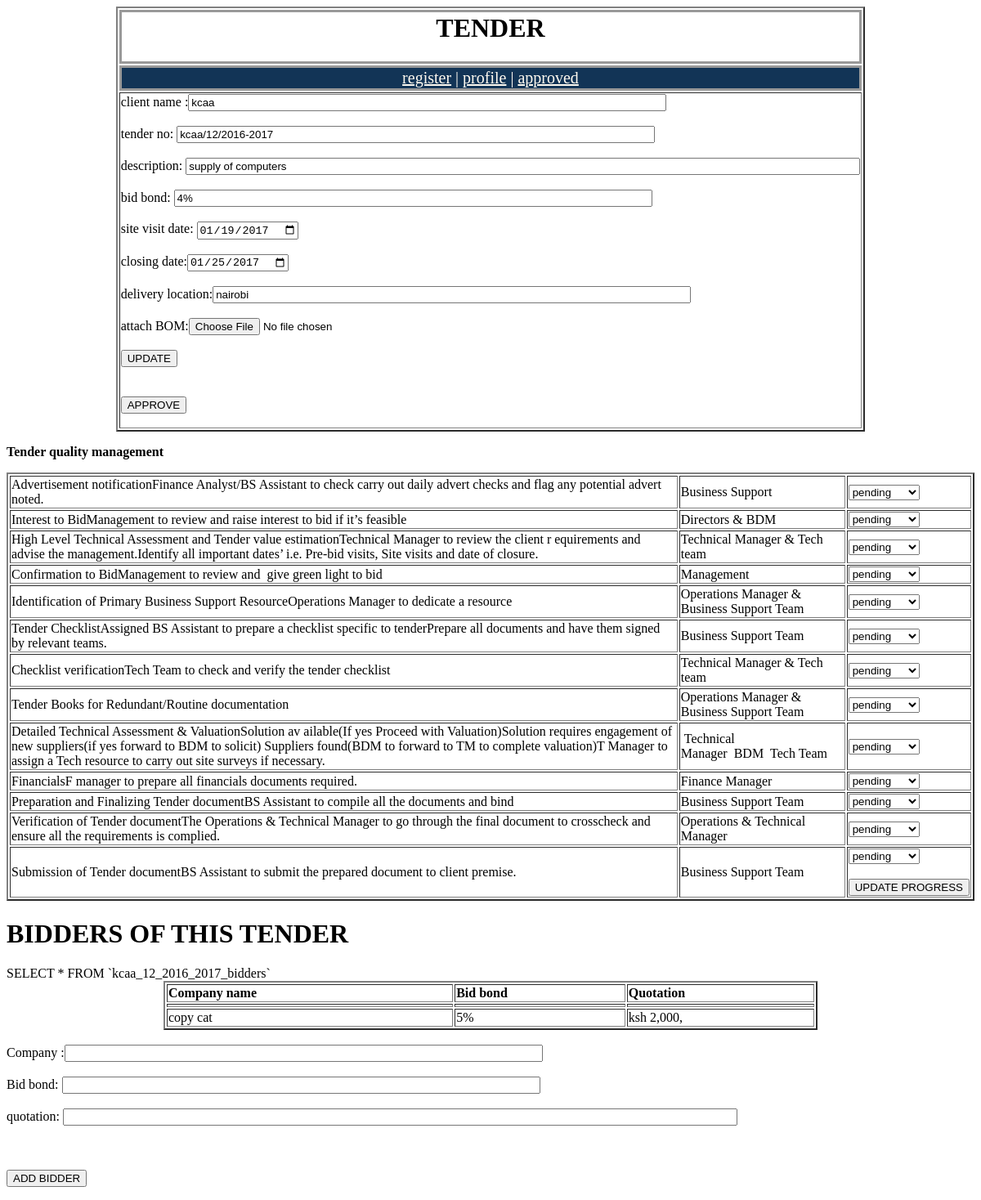
Page /pagethread.php?tenderno=kcaa/12/2016-2017 on the committed database.
### tables this page shows
CREATE TABLE IF NOT EXISTS `tender` (
  `ID` int(7) NOT NULL AUTO_INCREMENT,
  `week` int(11) NOT NULL,
  `client_name` varchar(200) NOT NULL,
  `tender_no` varchar(100) NOT NULL,
  `description` varchar(500) NOT NULL,
  `bid_bond` varchar(20) NOT NULL,
  `site_visit_date` date NOT NULL,
  `closing_date` date NOT NULL,
  `delivery_location` varchar(100) DEFAULT NULL,
  `font_color` varchar(10) DEFAULT NULL,
  `progress` varchar(100) NOT NULL,
  `bom` varchar(100) NOT NULL,
  UNIQUE KEY `id` (`ID`)
);

CREATE TABLE IF NOT EXISTS `kcaa_12_2016_2017` (
  `ID` int(1) DEFAULT NULL,
  `COL1` varchar(10) DEFAULT NULL,
  `COL2` varchar(10) DEFAULT NULL,
  `COL3` varchar(10) DEFAULT NULL,
  `COL4` varchar(10) DEFAULT NULL,
  `COL5` varchar(10) DEFAULT NULL,
  `COL6` varchar(10) DEFAULT NULL,
  `COL7` varchar(10) DEFAULT NULL,
  `COL8` varchar(10) DEFAULT NULL,
  `COL9` varchar(10) DEFAULT NULL,
  `COL10` varchar(10) DEFAULT NULL,
  `COL11` varchar(10) DEFAULT NULL,
  `COL12` varchar(10) DEFAULT NULL,
  `COL13` varchar(10) DEFAULT NULL
);

CREATE TABLE IF NOT EXISTS `kcaa_12_2016_2017_bidders` (
  `ID` int(7) NOT NULL AUTO_INCREMENT,
  `company` varchar(10) DEFAULT NULL,
  `bid_bond` varchar(10) DEFAULT NULL,
  `quotation` varchar(10) DEFAULT NULL,
  UNIQUE KEY `id` (`ID`)
);

### pagethread.php (the view, shortened to what this page needs)
<html>
<head>
<link rel="stylesheet" href="franc.css" style="text/css">
</head>
<body>
<table align="center" border='2'>
<tr>
<td id='link'><h1>TENDER</h1></td></tr>
<tr><td id='link2'><a href='index.php'>register</a> |  <a href='profile.php'>profile</a> |  <a href='approved.php'>approved</a></td></tr>
<tr><td>
<?php
if ($_SERVER['REQUEST_METHOD'] == 'GET') {
	$tenderno='';
	if (isset($_GET['tenderno'])) {
		$tenderno= $_GET['tenderno'];
	}
}
$user_name = "root";
	$password = "";
	$database = "konvergenz";
	$server = "127.0.0.1";
		$db_handle = mysql_connect($server, $user_name, $password);
	$db_found = mysql_select_db($database, $db_handle);
	if ($db_found) {
	$SQL="SELECT * FROM  tender where tender_no='$tenderno' ";
	$result=mysql_query($SQL);
	 $rows=mysql_num_rows($result);
	if ($rows==0)
		{
		print "Tender number not found";
		}
		else{
		while ($db_field = mysql_fetch_assoc($result)) {
			$client_name=$db_field['client_name'];
			$tender_no=$db_field['tender_no'];;
			$description=$db_field['description'];
			$bid_bond=$db_field['bid_bond'];
			$site_visit_date=$db_field['site_visit_date'];
			$closing_date=$db_field['closing_date'];
			$delivery_location=$db_field['delivery_location'];
					}
		}
	}
?>
				<form name='form1' method='POST' action='profile.php' enctype='multipart/form-data'>
				client name :<input type='text' name='client_name' value="<?php print $client_name?>" size=70><BR><BR>
				tender no: <input type='text' name='tender_no' value="<?php print $tender_no?>" size=70><BR><BR>
				description: <input type='text' name='description' value="<?php print $description?>" size=100><BR><BR>
				bid bond: <input type='text' name='bid_bond' value="<?php print $bid_bond?>" size=70><BR><BR>
				site visit date: <input type="date" name='site_visit_date' value="<?php print $site_visit_date?>" size=70><BR><BR>
				closing date:<input type="date" name='closing_date' value="<?php print $closing_date?>" size=70><BR><BR>
				delivery location:<input type='text' name='delivery_location' value="<?php print $delivery_location?>" size=70><BR><BR>
				attach BOM:<input type='file'name='mFile'id='mFile' />
				<br><br><INPUT TYPE = 'Submit' Name = 'submit1'  VALUE = 'UPDATE'><br>
				<br><br><INPUT TYPE = 'Submit' Name = 'submit2'  VALUE = 'APPROVE'><br>
				</form>
</td></tr></table>
<?php
	$user_name = "root";
	$password = "";
	$database = "konvergenz";
	$server = "127.0.0.1";
		$db_handle = mysql_connect($server, $user_name, $password);
	$db_found = mysql_select_db($database, $db_handle);
	$tender_no=strtolower(str_replace("/","_",$tender_no));
	$tender_no=strtolower(str_replace("-","_",$tender_no));
	if ($db_found) {
	$SQL1="SELECT * FROM  `$tender_no` WHERE ID = 1 ";
	 $result9=mysql_query($SQL1);
	 while ($db_field = mysql_fetch_assoc($result9)) {
			$COL1=$db_field['COL1'];
			$COL2=$db_field['COL2'];
			$COL3=$db_field['COL3'];
			$COL4=$db_field['COL4'];
			$COL5=$db_field['COL5'];
			$COL6=$db_field['COL6'];
			$COL7=$db_field['COL7'];
			$COL8=$db_field['COL8'];
			$COL9=$db_field['COL9'];
			$COL10=$db_field['COL10'];
			$COL11=$db_field['COL11'];
			$COL12=$db_field['COL12'];
			$COL13=$db_field['COL13'];
					}
	}
?>
<p><b>Tender quality management</b></p>
				<form name='form1' method='POST' action='profile.php'>
				<table border=2>
<tr><td>Advertisement notificationFinance Analyst/BS Assistant to check carry out daily advert checks and flag any potential advert noted.<td>Business Support
					<td><select name='COL1'>
	<option value='Pending'>Pending</option><option value='Completed'>Completed</option> <option value="<?php print $COL1 ?>" selected><?php print $COL1 ?></option>
</select>
<tr><td>Interest to BidManagement to review and raise interest to bid if it’s feasible<td>Directors & BDM
					<td><select name='COL2'>
	<option value='Pending'>Pending</option><option value='Completed'>Completed</option><option value="<?php print $COL2 ?>" selected><?php print $COL2 ?></option>
</select>
<tr><td>High Level Technical Assessment and Tender value estimationTechnical Manager to review the client r
equirements and advise the management.Identify all important dates’ i.e. Pre-bid visits, Site visits and date of closure.<td>Technical Manager & Tech team
					<td><select name='COL3'>
	<option value='Pending'>Pending</option><option value='Completed'>Completed</option><option value="<?php print $COL3 ?>" selected><?php print $COL3 ?></option>
</select>
<tr><td>Confirmation to BidManagement to review and  give green light to bid<td>Management
					<td><select name='COL4'>
	<option value='Pending'>Pending</option><option value='Completed'>Completed</option><option value="<?php print $COL4 ?>" selected><?php print $COL4 ?></option>
</select>
<tr><td>Identification of Primary Business Support ResourceOperations Manager to dedicate a resource<td>Operations Manager & Business Support Team
					<td><select name='COL5'>
	<option value='Pending'>Pending</option><option value='Completed'>Completed</option><option value="<?php print $COL5 ?>" selected><?php print $COL5 ?></option>
</select>
<tr><td>Tender ChecklistAssigned BS Assistant to prepare a checklist specific to tenderPrepare all documents and have them signed by relevant teams.<td>Business Support Team
					<td><select name='COL6'>
	<option value='Pending'>Pending</option><option value='Completed'>Completed</option><option value="<?php print $COL6 ?>" selected><?php print $COL6 ?></option>
</select>
<tr><td>Checklist verificationTech Team to check and verify the tender checklist<td>Technical Manager & Tech team
					<td><select name='COL7'>
	<option value='Pending'>Pending</option><option value='Completed'>Completed</option><option value="<?php print $COL7 ?>" selected><?php print $COL7 ?></option>
</select>
<tr><td>Tender Books for Redundant/Routine documentation<td>Operations Manager & Business Support Team
					<td><select name='COL8'>
	<option value='Pending'>Pending</option><option value='Completed'>Completed</option><option value="<?php print $COL8 ?>" selected><?php print $COL8 ?></option>
</select>
<tr><td>Detailed Technical Assessment & ValuationSolution av
ailable(If yes Proceed with Valuation)Solution requires engagement of new
suppliers(if yes forward to BDM to solicit) Suppliers found(BDM to forward to TM to complete valuation)T Manager to assign a Tech resource to carry out site surveys if necessary.<td> Technical Manager  BDM  Tech Team
					<td><select name='COL9'>
	<option value='Pending'>Pending</option><option value='Completed'>Completed</option><option value="<?php print $COL9 ?>" selected><?php print $COL9 ?></option>
</select>
<tr><td>FinancialsF manager to prepare all financials documents required.<td>Finance Manager
					<td><select name='COL10'>
	<option value='Pending'>Pending</option><option value='Completed'>Completed</option><option value="<?php print $COL10 ?>" selected><?php print $COL10 ?></option>
</select>
<tr><td>Preparation and Finalizing Tender documentBS Assistant to compile all the documents and bind<td>Business Support Team
					<td><select name='COL11'>
	<option value='Pending'>Pending</option><option value='Completed'>Completed</option><option value="<?php print $COL11 ?>" selected><?php print $COL11 ?></option>
</select>
<tr><td>Verification of Tender documentThe Operations & Technical Manager to go through the final document to crosscheck and ensure all the requirements is complied.<td>Operations & Technical Manager
					<td><select name='COL12'>
	<option value='Pending'>Pending</option><option value='Completed'>Completed</option><option value="<?php print $COL12 ?>" selected><?php print $COL12 ?></option>
</select>
<tr><td>Submission of Tender documentBS Assistant to submit the prepared document to client premise.<td>Business Support Team
					<td><select name='COL13'>
	<option value='Pending'>Pending</option><option value='Completed'>Completed</option><option value="<?php print $COL13 ?>" selected><?php print $COL13 ?></option>
</select>
				<br><br><INPUT TYPE = 'Submit' Name = 'submit3'  VALUE = 'UPDATE PROGRESS'><br>
				</form>
<h1> BIDDERS OF THIS TENDER</H1>
<?php
	$user_name = "root";
	$password = "";
	$database = "konvergenz";
	$server = "127.0.0.1";
		$db_handle = mysql_connect($server, $user_name, $password);
	$db_found = mysql_select_db($database, $db_handle);
	$tender_no=strtolower(str_replace("/","_",$tender_no));
	$tender_no=strtolower(str_replace("-","_",$tender_no));
	$tender_no_bidders=$tender_no."_bidders";
	if ($db_found) {
  PRINT $SQL="SELECT * FROM  `$tender_no_bidders` ";
	$result=mysql_query($SQL);
		print "<table border=2 width=800 align=center>";
		PRINT "<tr><td><b>Company name<td><b>Bid bond<td><b>Quotation</b>";
		while ($db_field = mysql_fetch_assoc($result)) {
			print "<tr><td>".$company=$db_field['company'];
			print "<Td>".$bid_bond=$db_field['bid_bond'];
			print "<td>".$quotation=$db_field['quotation'];
		}
		print "</table>";
		}
?>
<Br>
<form name='form1' method='POST' action='profile.php'>
				Company :<input type='text' name='company' value="" size=70><BR><BR>
				Bid bond: <input type='text' name='bid_bond' value="" size=70><BR><BR>
				quotation: <input type='text' name='quotation' value="" size=100><BR><BR>
				<br><br><INPUT TYPE = 'Submit' Name = 'submit4'  VALUE = 'ADD BIDDER'><br>
				</form>

### franc.css (style rules this page uses)
#link { text-align:center; border:solid #999999; font:calibri; }
#link2 { text-align:center; border:solid #999999; background-color:#123456; color:#FFFAF0; font-size:20px; }
#link2 a { color:#FFFAF0; }

### rows in the picture
tender: client_name "kcaa", tender_no "kcaa/12/2016-2017", description "supply of computers", bid_bond "4%", site_visit_date "01/19/2017", closing_date "01/25/2017", delivery_location "nairobi", tender_no "SELECT * FROM `kcaa_12_2016_2017_bidders`"
kcaa_12_2016_2017: COL1 "pending", COL2 "pending", COL3 "pending", COL4 "pending", COL5 "pending", COL6 "pending", COL7 "pending", COL8 "pending", COL9 "pending", COL10 "pending", COL11 "pending", COL12 "pending", COL13 "pending"
kcaa_12_2016_2017_bidders: company "copy cat", bid_bond "5%", quotation "ksh 2,000,"
